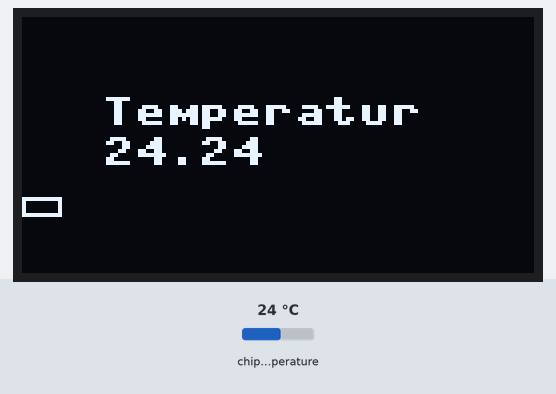
A program run on a simulated Raspberry Pi Pico running MicroPython. On the bench: 128×64 one-colour display. Inputs (shaded band) come from the test bench; at power-on: chip temperature 24 °C. Library files of the repository ran but are not shown: ssd1306.py; what the program prints to the serial console is not drawn.

Above: at 1.2 s.
1.3 s: chip temperature set to 1 °C
At 4.6 s:
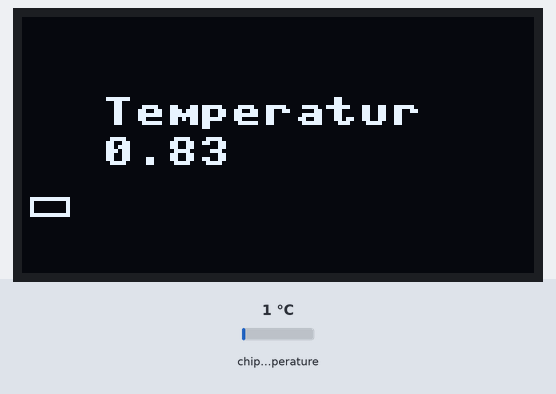
9.5 s: chip temperature set to 11 °C
At 13.1 s:
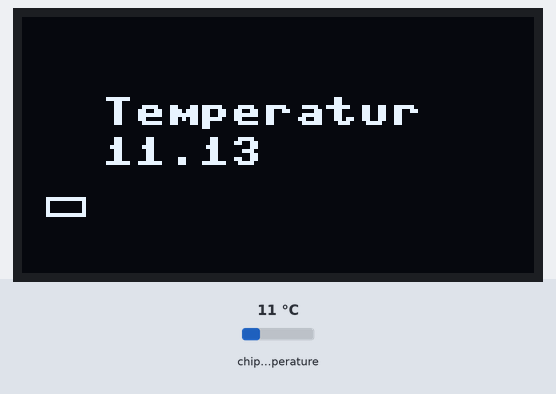
17.5 s: chip temperature set to 22 °C
At 20.4 s:
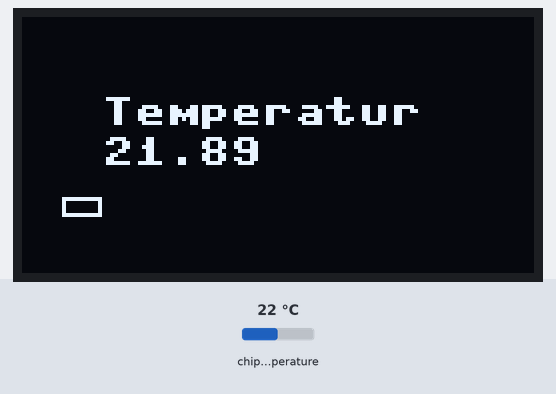
Timing chart, 0 to 21.9 s (numbered marks = the images above; inputs shaded):
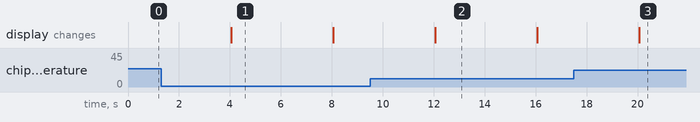

Measured:
- what the display in image 1 shows lasts 4.0 s, from 4.1 s to 8.1 s

The program:

i2ctest.py
```python
import machine
import ssd1306

sda=machine.Pin(0)
scl=machine.Pin(1)
i2c=machine.I2C(0,sda=sda, scl=scl, freq=400000)
print(i2c.scan())

display = ssd1306.SSD1306_I2C(128, 64, i2c)
temp_sensor = machine.ADC(4)

def get_temp():
    global temp_sensor
    temp = temp_sensor.read_u16()
    temperature_volts = temp * 3.3 / 65535
    celsius = 27 - (temperature_volts - 0.706) / 0.001721
    return celsius

dir = 2
x = 0
def show_temp():
    global display, dir, x
    display.fill(0)

    display.text("Temperatur", 20, 20, 1)
    display.text("%2.2f" % get_temp(), 20, 30, 1)

    display.rect(x, 45, 10, 5, 5)
    x = x + dir
    if (x > 122) or (x < 2):
        dir = -dir

    display.show()

def ping(timer):
       show_temp()

timer = machine.Timer()
timer.init(freq = 1.0/4.0, mode = machine.Timer.PERIODIC, callback = ping)
show_temp()
```
